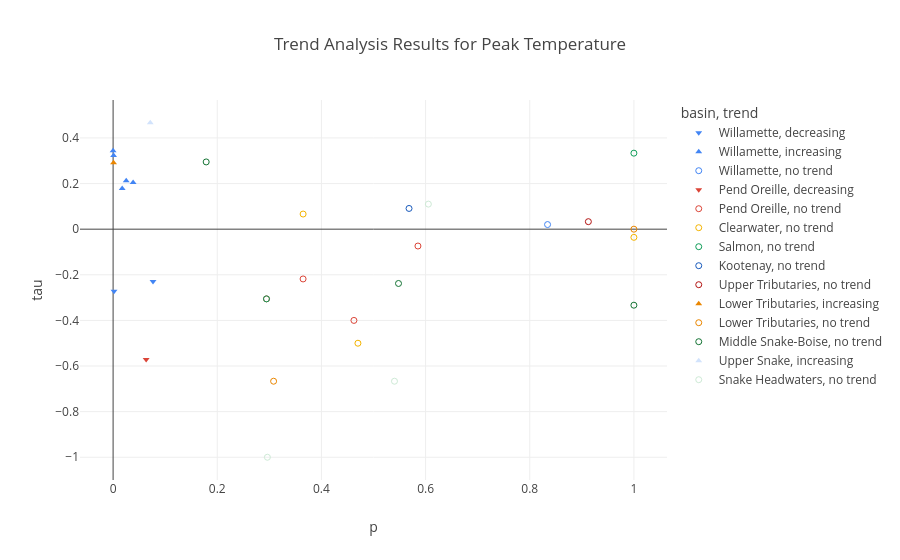
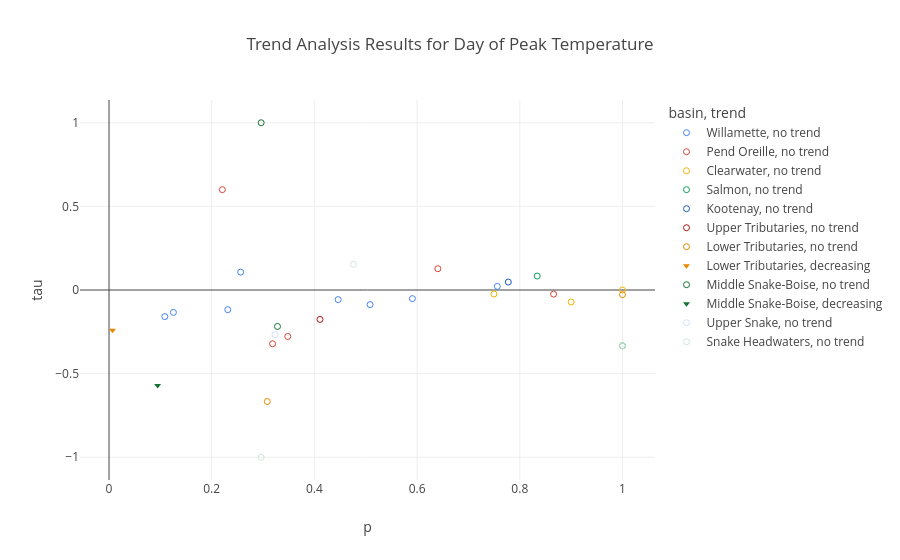
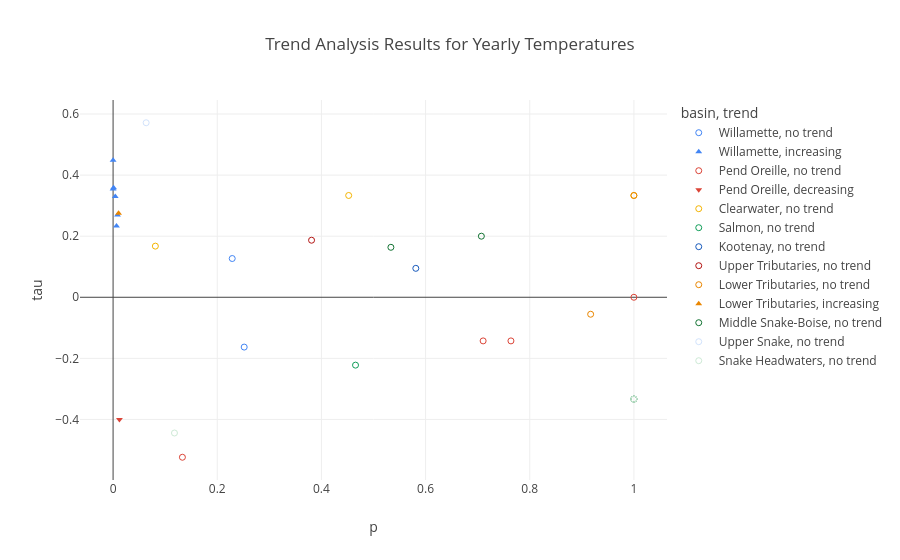
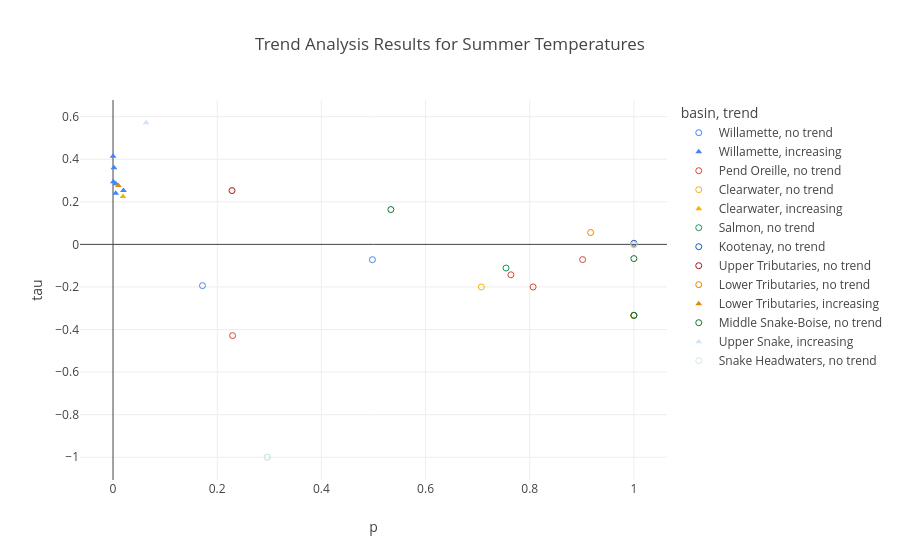

The notebook cell these images were saved under, in order:
### Code cell
import plotly.express as px
fig = px.scatter(peakT, 'p', 'tau', color='basin',
                 title='Trend Analysis Results for Peak Temperature',
                 hover_data={'Basin': peakT['basin'], 'Site': peakT['sites'], 'Trend': peakT['trend'],},
                 symbol = peakT['trend'],
                 symbol_map={'no trend':'circle-open', 'decreasing': 'triangle-down', 'increasing':'triangle-up'}
                 # labels={'color':'Cluster'}
                )
fig.show()
with open('ModifiedFlowSites_WATERTEMP_MK_Results.html', 'a') as f:
    f.write(fig.to_html(full_html=False, include_plotlyjs='cdn', default_width=1200, default_height=400))
    
fig = px.scatter(peakTDOY, 'p', 'tau', color='basin',
                 title='Trend Analysis Results for Day of Peak Temperature',
                 hover_data={'Basin': peakTDOY['basin'], 'Site': peakTDOY['sites'], 'Trend': peakTDOY['trend'],},
                 symbol = peakTDOY['trend'],
                 symbol_map={'no trend':'circle-open', 'decreasing': 'triangle-down', 'increasing':'triangle-up'}
                 # labels={'color':'Cluster'}
                )
fig.show()
with open('ModifiedFlowSites_WATERTEMP_MK_Results.html', 'a') as f:
    f.write(fig.to_html(full_html=False, include_plotlyjs='cdn', default_width=1200, default_height=400))

fig = px.scatter(totalT, 'p', 'tau', color='basin',
                 title='Trend Analysis Results for Yearly Temperatures',
                 hover_data={'Basin': totalT['basin'], 'Site': totalT['sites'], 'Trend': totalT['trend'],},
                 symbol = totalT['trend'],
                 symbol_map={'no trend':'circle-open', 'decreasing': 'triangle-down', 'increasing':'triangle-up'}
                 # labels={'color':'Cluster'}
                )
fig.show()
with open('ModifiedFlowSites_WATERTEMP_MK_Results.html', 'a') as f:
    f.write(fig.to_html(full_html=False, include_plotlyjs='cdn', default_width=1200, default_height=400))

fig = px.scatter(summerT, 'p', 'tau', color='basin',
                 title='Trend Analysis Results for Summer Temperatures',
                 hover_data={'Basin': summerT['basin'], 'Site': summerT['sites'], 'Trend': summerT['trend'],},
                 symbol = summerT['trend'],
                 symbol_map={'no trend':'circle-open', 'decreasing': 'triangle-down', 'increasing':'triangle-up'}
                 # labels={'color':'Cluster'}
                )
fig.show()
with open('ModifiedFlowSites_WATERTEMP_MK_Results.html', 'a') as f:
    f.write(fig.to_html(full_html=False, include_plotlyjs='cdn', default_width=1200, default_height=400))

fig = px.scatter(fallT, 'p', 'tau', color='basin',
                 title='Trend Analysis Results for Fall Temperatures',
                 hover_data={'Basin': fallT['basin'], 'Site': fallT['sites'], 'Trend': fallT['trend'],},
                 symbol = fallT['trend'],
                 symbol_map={'no trend':'circle-open', 'decreasing': 'triangle-down', 'increasing':'triangle-up'}
                 # labels={'color':'Cluster'}
                )
fig.show()

with open('ModifiedFlowSites_WATERTEMP_MK_Results.html', 'a') as f:
    f.write(fig.to_html(full_html=False, include_plotlyjs='cdn', default_width=1200, default_height=400))

# for e in ['decreasing','increasing','no trend']:
    # if e in winterT['trend'].unique():
    #     symbol_sequence= ['circle-open-dot', 'triangle-down', 'triangle-up']
    # else:
    #     symbol_sequence= ['circle-open-dot']

fig = px.scatter(winterT, 'p', 'tau', color='basin',
                 title='Trend Analysis Results for Winter Temperatures',
                 hover_data={'Basin': winterT['basin'], 'Site': winterT['sites'], 'Trend': winterT['trend']},
                 symbol = winterT['trend'],
                 symbol_map={'no trend':'circle-open', 'decreasing': 'triangle-down', 'increasing':'triangle-up'}
                 # symbol_sequence=symbol_sequence
                )
                
fig.show()
with open('ModifiedFlowSites_WATERTEMP_MK_Results.html', 'a') as f:
    f.write(fig.to_html(full_html=False, include_plotlyjs='cdn', default_width=1200, default_height=400))
